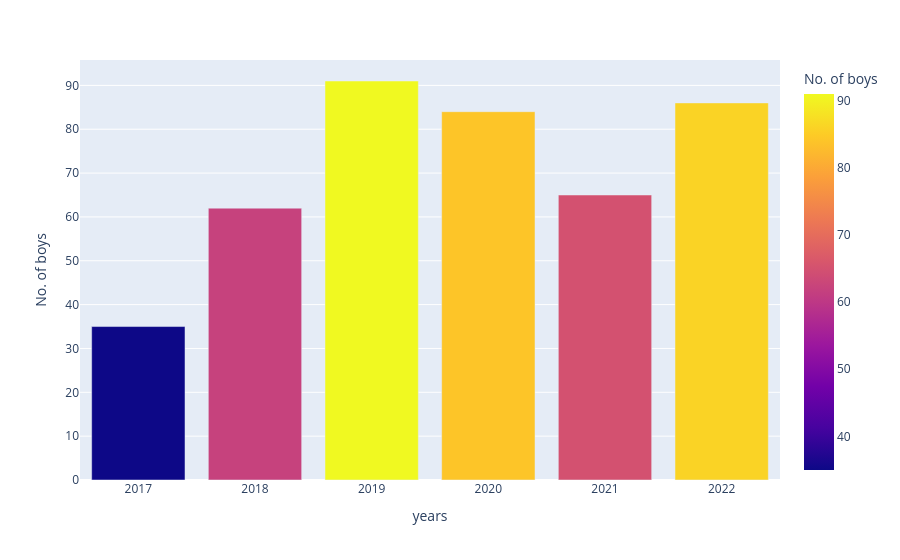

Notebook code for this chart:
### Markdown cell above
#### Colored Bar

### Code cell
fig = px.bar(df, x='years', y='boys',
             hover_data=['boys'], color='boys',
             labels={'boys':'No. of boys'})
fig.show()

### Figure 1 — Plotly figure (JSON) as saved in the notebook; plotly's stock layout.template omitted (floating-point values rounded to 4 significant figures)
{"data": [{"hovertemplate": "years=%{x}<br>No. of boys=%{marker.color}<extra></extra>", "legendgroup": "", "marker": {"color": [35, 62, 91, 84, 65, 86], "coloraxis": "coloraxis", "pattern": {"shape": ""}}, "name": "", "orientation": "v", "showlegend": false, "textposition": "auto", "type": "bar", "x": [2017, 2018, 2019, 2020, 2021, 2022], "xaxis": "x", "y": [35, 62, 91, 84, 65, 86], "yaxis": "y"}], "layout": {"barmode": "relative", "coloraxis": {"colorbar": {"title": {"text": "No. of boys"}}, "colorscale": [[0, "#0d0887"], [0.1111, "#46039f"], [0.2222, "#7201a8"], [0.3333, "#9c179e"], [0.4444, "#bd3786"], [0.5556, "#d8576b"], [0.6667, "#ed7953"], [0.7778, "#fb9f3a"], [0.8889, "#fdca26"], [1, "#f0f921"]]}, "legend": {"tracegroupgap": 0}, "margin": {"t": 60}, "xaxis": {"anchor": "y", "domain": [0, 1], "title": {"text": "years"}}, "yaxis": {"anchor": "x", "domain": [0, 1], "title": {"text": "No. of boys"}}}}
